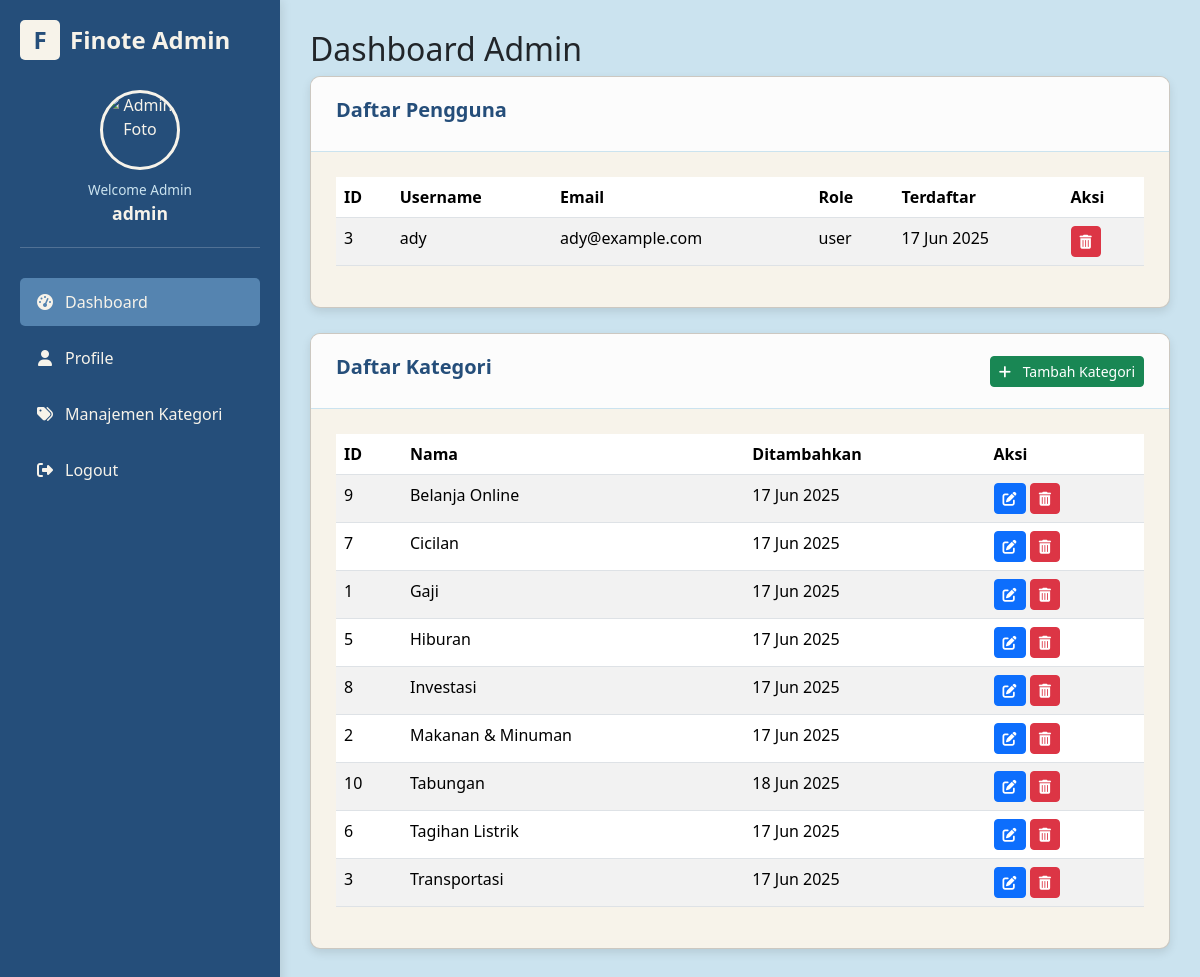
/admin/dashboard.php (signed in), run on an earlier commit of the app's database.
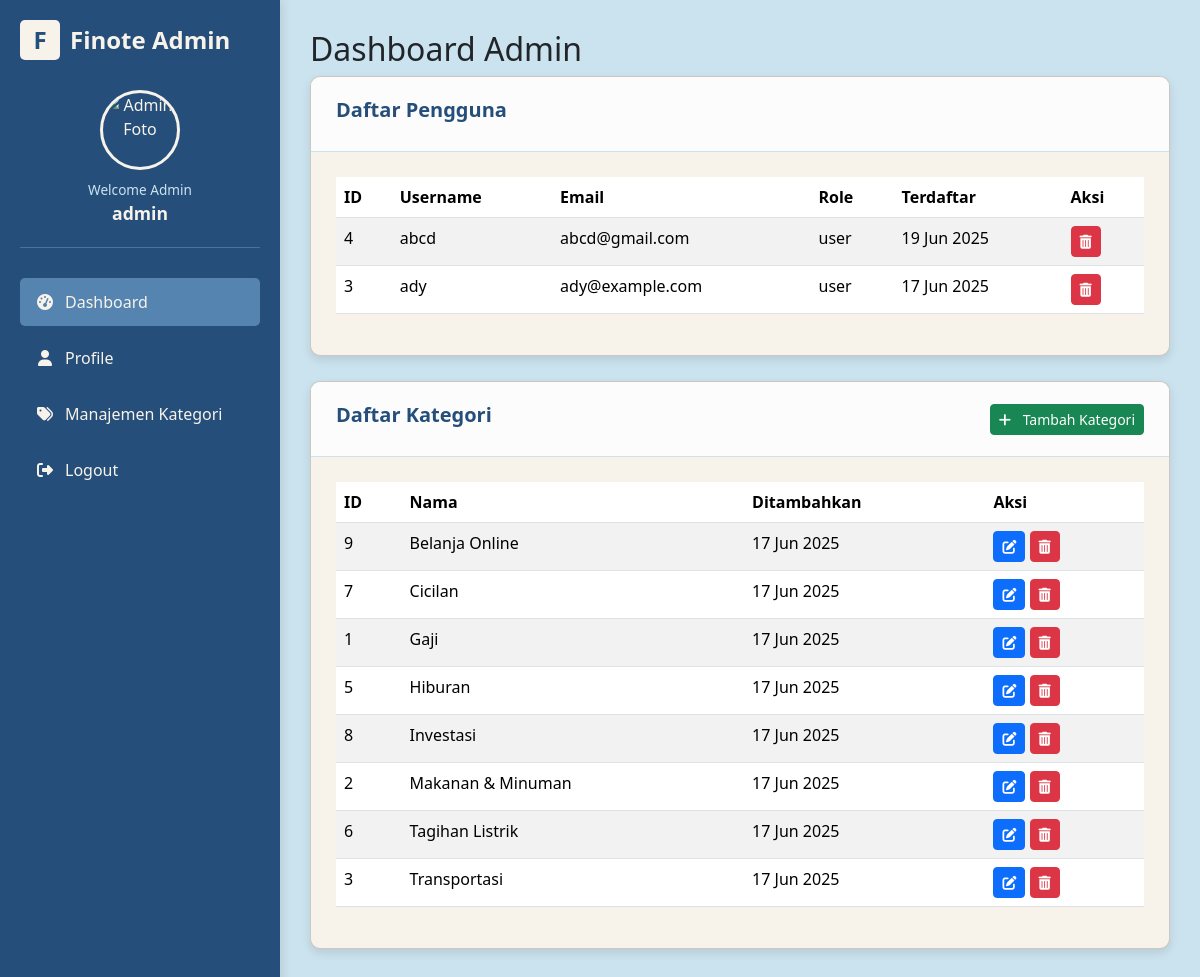
And on a later commit of the database.
### tables this page shows
CREATE TABLE `users` (
  `id` int NOT NULL,
  `username` varchar(50) NOT NULL,
  `email` varchar(100) NOT NULL,
  `password` varchar(255) NOT NULL,
  `photo` varchar(255) DEFAULT NULL,
  `role` enum('user','admin') NOT NULL DEFAULT 'user',
  `created_at` datetime DEFAULT CURRENT_TIMESTAMP,
  `phone` varchar(20) DEFAULT NULL
);

CREATE TABLE `categories` (
  `id` int NOT NULL,
  `name` varchar(255) NOT NULL,
  `created_at` datetime DEFAULT CURRENT_TIMESTAMP,
  `type` enum('income','expense') NOT NULL DEFAULT 'expense'
);

### admin/dashboard.php (the view, shortened to what this page needs)
<?php
require_once '../includes/auth.php';
$admin_username = $_SESSION['username'] ?? 'Admin';
$admin_photo = 'admin_profile.jpeg';
$current_page = basename($_SERVER['PHP_SELF']);
$sql_admin_photo = "SELECT photo FROM users WHERE username = ? AND role = 'admin'";
$stmt = $conn->prepare($sql_admin_photo);
$stmt->bind_param("s", $admin_username);
$stmt->execute();
$result = $stmt->get_result();
if ($row = $result->fetch_assoc()) {
    $photo_db = $row['photo'] ?? '';
    $admin_photo = (!empty($photo_db) && file_exists('../uploads/' . $photo_db)) ? $photo_db : 'admin_profile.jpeg';
}
$all_users = [];
$sql_all_users = "SELECT id, username, email, role, created_at FROM users WHERE role = 'user' ORDER BY created_at DESC";
if ($stmt = $conn->prepare($sql_all_users)) {
    $stmt->execute();
    $result = $stmt->get_result();
    while ($row = $result->fetch_assoc()) {
        $all_users[] = $row;
    }
}
$all_categories = [];
$sql_all_categories = "SELECT id, name, created_at FROM categories ORDER BY name ASC";
if ($stmt = $conn->prepare($sql_all_categories)) {
    $stmt->execute();
    $result = $stmt->get_result();
    while ($row = $result->fetch_assoc()) {
        $all_categories[] = $row;
    }
}
?>
<!DOCTYPE html>
<html lang="id">
<head>
    <link href="https://cdn.jsdelivr.net/npm/bootstrap@5.3.3/dist/css/bootstrap.min.css" rel="stylesheet">
    <link rel="stylesheet" href="https://cdnjs.cloudflare.com/ajax/libs/font-awesome/6.5.2/css/all.min.css">
</head>
<body>
<div class="sidebar">
    <div class="logo">
        <div class="logo-icon">F</div> Finote Admin
    </div>
    <div class="profile">
        <div class="avatar">
            <img src="<?= BASE_URL ?>/uploads/<?= htmlspecialchars($admin_photo) ?>?v=<?= time() ?>" alt="Admin Foto">
        </div>
        <div class="welcome">Welcome Admin</div>
        <div class="name"><?= htmlspecialchars($admin_username) ?></div>
    </div>
    <ul class="menu">
        <li class="menu-item <?= $current_page == 'dashboard.php' ? 'active' : '' ?>">
            <a href="<?= BASE_URL ?>/admin/dashboard.php"><span class="menu-icon"><i class="fas fa-tachometer-alt"></i></span> Dashboard</a>
        </li>
        <li class="menu-item <?= $current_page == 'profile_admin.php' ? 'active' : '' ?>">
            <a href="<?= BASE_URL ?>/admin/profile_admin.php"><span class="menu-icon"><i class="fas fa-user"></i></span> Profile</a>
        </li>
        <li class="menu-item <?= $current_page == 'tambah_kategori.php' ? 'active' : '' ?>">
            <a href="<?= BASE_URL ?>/admin/tambah_kategori.php"><span class="menu-icon"><i class="fas fa-tags"></i></span> Manajemen Kategori</a>
        </li>
        <li class="menu-item">
            <a href="<?= BASE_URL ?>/logout.php"><span class="menu-icon"><i class="fas fa-sign-out-alt"></i></span> Logout</a>
        </li>
    </ul>
</div>
<div class="main-content">
    <h2>Dashboard Admin</h2>
    <div class="card">
        <div class="card-header">
            <div class="card-title">Daftar Pengguna</div>
        </div>
        <div class="card-content">
            <?php if (empty($all_users)): ?>
                <div class="alert alert-info">Belum ada pengguna.</div>
            <?php else: ?>
                <div class="table-responsive">
                    <table class="table table-striped">
                        <thead>
                        <tr><th>ID</th><th>Username</th><th>Email</th><th>Role</th><th>Terdaftar</th><th>Aksi</th></tr>
                        </thead>
                        <tbody>
                        <?php foreach ($all_users as $user): ?>
                            <tr>
                                <td><?= $user['id'] ?></td>
                                <td><?= htmlspecialchars($user['username']) ?></td>
                                <td><?= htmlspecialchars($user['email']) ?></td>
                                <td><?= $user['role'] ?></td>
                                <td><?= date('d M Y', strtotime($user['created_at'])) ?></td>
                                <td>
                                    <a href="users/delete.php?id=<?= $user['id'] ?>" class="btn btn-sm btn-danger btn-action" onclick="return confirm('Yakin hapus pengguna ini?')"><i class="fas fa-trash-alt"></i></a>
                                </td>
                            </tr>
                        <?php endforeach; ?>
                        </tbody>
                    </table>
                </div>
            <?php endif; ?>
        </div>
    </div>
    <div class="card">
        <div class="card-header">
            <div class="card-title">Daftar Kategori</div>
            <a href="tambah_kategori.php" class="btn btn-success btn-sm"><i class="fas fa-plus me-2"></i> Tambah Kategori</a>
        </div>
        <div class="card-content">
            <?php if (empty($all_categories)): ?>
                <div class="alert alert-info">Belum ada kategori.</div>
            <?php else: ?>
                <table class="table table-striped">
                    <thead><tr><th>ID</th><th>Nama</th><th>Ditambahkan</th><th>Aksi</th></tr></thead>
                    <tbody>
                        <?php foreach ($all_categories as $cat): ?>
                            <tr>
                                <td><?= $cat['id'] ?></td>
                                <td><?= htmlspecialchars($cat['name']) ?></td>
                                <td><?= date('d M Y', strtotime($cat['created_at'])) ?></td>
                                <td>
                                    <a href="edit_kategori.php?id=<?= $cat['id'] ?>" class="btn btn-sm btn-primary"><i class="fas fa-edit"></i></a>
                                    <a href="hapus_kategori.php?id=<?= $cat['id'] ?>" class="btn btn-sm btn-danger" onclick="return confirm('Yakin hapus kategori ini?')"><i class="fas fa-trash-alt"></i></a>
                                </td>
                            </tr>
                        <?php endforeach; ?>
                    </tbody>
                </table>
            <?php endif; ?>
        </div>
    </div>
</div>
</body>
</html>

### admin/dashboard.php (style rules this page uses)
:root { --color-dark-blue: #254E7A; --color-medium-blue: #5584B0; --color-light-blue: #82C2E6; --color-baby-blue: #CBE3EF; --color-off-white: #F7F3EA; }
body { font-family: 'Segoe UI', sans-serif; background-color: var(--color-baby-blue); display: flex; min-height: 100vh; }
.sidebar { width: 280px; background-color: var(--color-dark-blue); color: var(--color-off-white); padding: 20px; box-shadow: 2px 0 10px rgba(0,0,0,0.1); }
.logo { display: flex; align-items: center; gap: 10px; margin-bottom: 30px; font-size: 1.5rem; font-weight: bold; }
.logo-icon { width: 40px; height: 40px; background-color: var(--color-off-white); color: var(--color-dark-blue); display: flex; align-items: center; justify-content: center; border-radius: 5px; }
.profile { text-align: center; margin-bottom: 30px; border-bottom: 1px solid rgba(255,255,255,0.2); padding-bottom: 20px; }
.avatar { width: 80px; height: 80px; border-radius: 50%; overflow: hidden; margin: 0 auto 10px; border: 3px solid var(--color-off-white); }
.avatar img { width: 100%; height: 100%; object-fit: cover; }
.welcome { font-size: 0.85rem; color: var(--color-baby-blue); }
.name { font-weight: 600; font-size: 1.1rem; color: var(--color-off-white); }
.menu { list-style: none; padding: 0; }
.menu-item { padding: 12px 15px; margin-bottom: 8px; border-radius: 5px; transition: 0.3s; }
.menu-item:hover, .menu-item.active { background-color: var(--color-medium-blue); }
.menu-item a { text-decoration: none; color: inherit; display: flex; align-items: center; }
.menu-icon { margin-right: 10px; width: 20px; text-align: center; }
.main-content { flex: 1; padding: 30px; }
.card { background-color: var(--color-off-white); border-radius: 10px; margin-bottom: 25px; box-shadow: 0 4px 10px rgba(0, 0, 0, 0.1); overflow: hidden; }
.card-header { padding: 18px 25px; border-bottom: 1px solid var(--color-baby-blue); background-color: #fcfcfc; display: flex; justify-content: space-between; align-items: center; }
.card-title { font-size: 1.25rem; font-weight: 600; color: var(--color-dark-blue); }
.card-content { padding: 25px; }

What changed in the data, as far as the page shows it:
removed categories: id "10", name "Tabungan", created_at "18 Jun 2025"
added users: id "4", username "abcd", email "abcd@gmail.com", role "user", created_at "19 Jun 2025"
